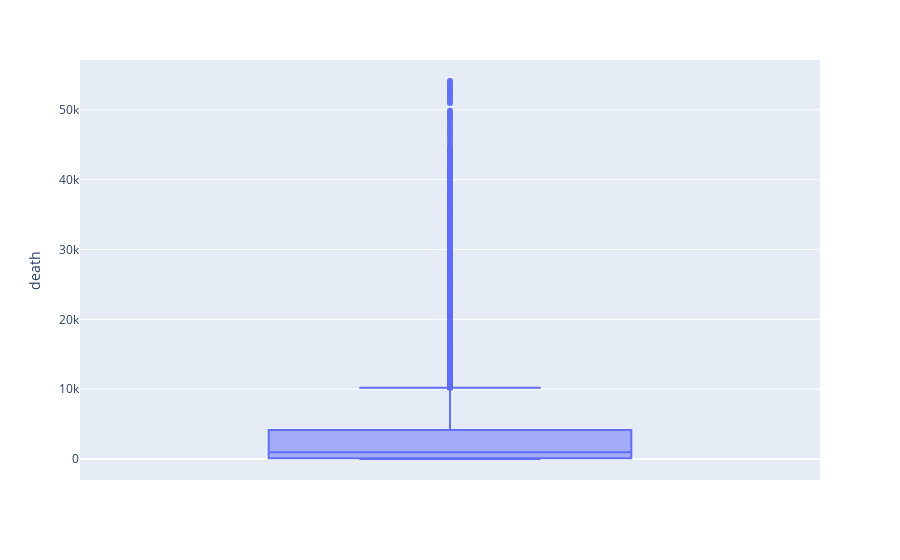

Here is the notebook cell this chart was saved with:
### Markdown cell above
## Graficas

### Code cell
#Se grafica la columna death sin filtros outlier
px.box(df, y = 'death')

### Figure 1 — Plotly figure (JSON) as saved in the notebook; plotly's stock layout.template omitted (floating-point values rounded to 4 significant figures; data arrays with more than 128 entries replaced by an {"elided": "..."} marker saying what was removed)
{"data": [{"alignmentgroup": "True", "hovertemplate": "death=%{y}<extra></extra>", "legendgroup": "", "marker": {"color": "#636efa"}, "name": "", "notched": false, "offsetgroup": "", "orientation": "v", "showlegend": false, "type": "box", "x0": " ", "xaxis": "x", "y": {"elided": "20780 int values"}, "y0": " ", "yaxis": "y"}], "layout": {"boxmode": "group", "legend": {"tracegroupgap": 0}, "margin": {"t": 60}, "xaxis": {"anchor": "y", "domain": [0, 1]}, "yaxis": {"anchor": "x", "domain": [0, 1], "title": {"text": "death"}}}}
